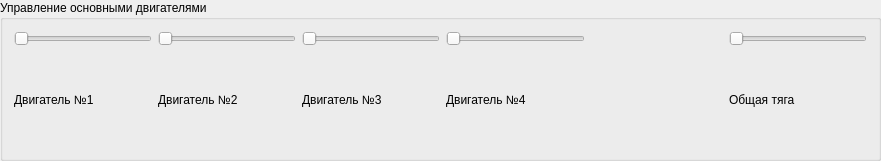
            <widget class="QGroupBox" name="groupBox_10">
             <property name="geometry">
              <rect>
               <x>30</x>
               <y>560</y>
               <width>881</width>
               <height>161</height>
              </rect>
             </property>
             <property name="title">
              <string>Управление основными двигателями</string>
             </property>
             <layout class="QGridLayout" name="gridLayout_9">
              <item row="0" column="0">
               <layout class="QVBoxLayout" name="verticalLayout_9">
                <item>
                 <widget class="QSlider" name="horizontalSlider">
                  <property name="orientation">
                   <enum>Qt::Horizontal</enum>
                  </property>
                 </widget>
                </item>
                <item>
                 <widget class="QLabel" name="label_22">
                  <property name="text">
                   <string>Двигатель №1</string>
                  </property>
                 </widget>
                </item>
               </layout>
              </item>
              <item row="0" column="1">
               <layout class="QVBoxLayout" name="verticalLayout_10">
                <item>
                 <widget class="QSlider" name="horizontalSlider_2">
                  <property name="orientation">
                   <enum>Qt::Horizontal</enum>
                  </property>
                 </widget>
                </item>
                <item>
                 <widget class="QLabel" name="label_23">
                  <property name="text">
                   <string>Двигатель №2</string>
                  </property>
                 </widget>
                </item>
               </layout>
              </item>
              <item row="0" column="2">
               <layout class="QVBoxLayout" name="verticalLayout_11">
                <item>
                 <widget class="QSlider" name="horizontalSlider_3">
                  <property name="orientation">
                   <enum>Qt::Horizontal</enum>
                  </property>
                 </widget>
                </item>
                <item>
                 <widget class="QLabel" name="label_24">
                  <property name="text">
                   <string>Двигатель №3</string>
                  </property>
                 </widget>
                </item>
               </layout>
              </item>
              <item row="0" column="3">
               <layout class="QVBoxLayout" name="verticalLayout_12">
                <item>
                 <widget class="QSlider" name="horizontalSlider_4">
                  <property name="orientation">
                   <enum>Qt::Horizontal</enum>
                  </property>
                 </widget>
                </item>
                <item>
                 <widget class="QLabel" name="label_25">
                  <property name="text">
                   <string>Двигатель №4</string>
                  </property>
                 </widget>
                </item>
               </layout>
              </item>
              <item row="0" column="4">
               <spacer name="horizontalSpacer">
                <property name="orientation">
                 <enum>Qt::Horizontal</enum>
                </property>
                <property name="sizeHint" stdset="0">
                 <size>
                  <width>131</width>
                  <height>17</height>
                 </size>
                </property>
               </spacer>
              </item>
              <item row="0" column="5">
               <layout class="QVBoxLayout" name="verticalLayout_13">
                <item>
                 <widget class="QSlider" name="horizontalSlider_5">
                  <property name="orientation">
                   <enum>Qt::Horizontal</enum>
                  </property>
                 </widget>
                </item>
                <item>
                 <widget class="QLabel" name="label_26">
                  <property name="text">
                   <string>Общая тяга</string>
                  </property>
                 </widget>
                </item>
               </layout>
              </item>
             </layout>
            </widget>
